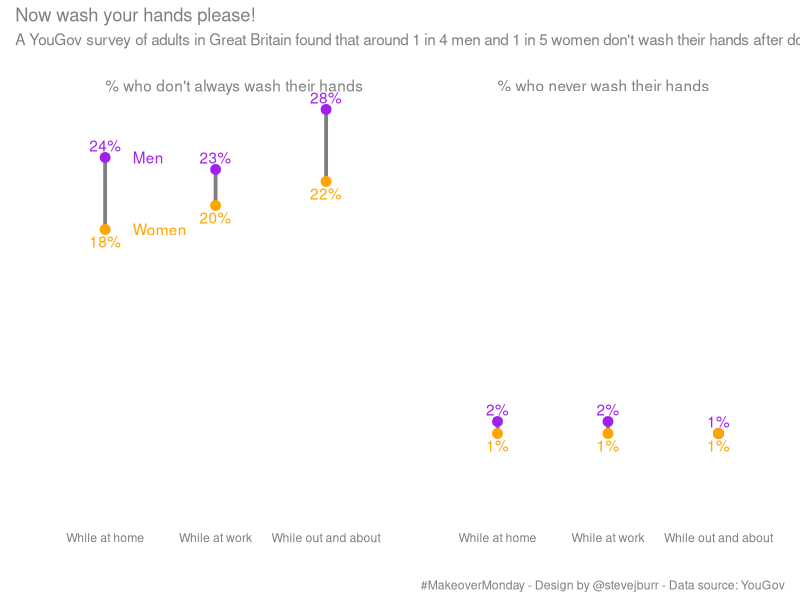
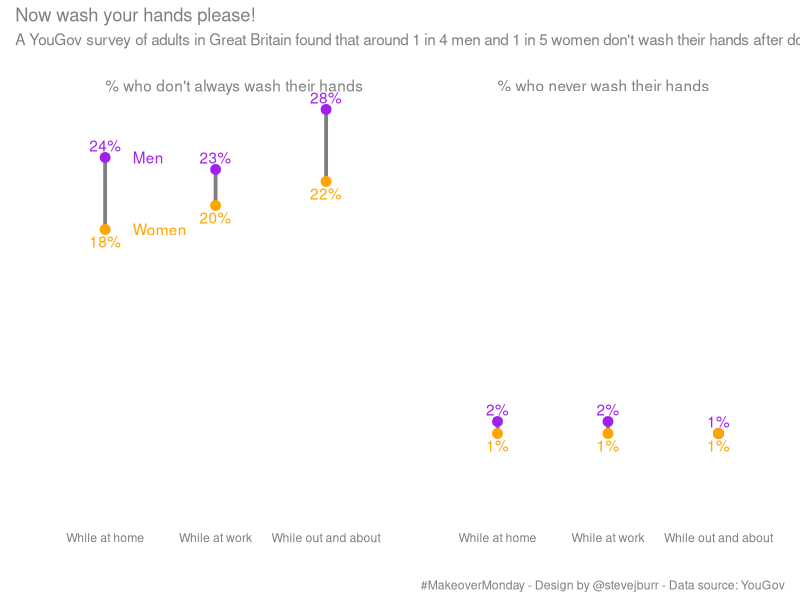

R code for these plots, in order:
library(tidyverse)
library(patchwork)
#data <- read_csv("Data.csv")

#use the full dataset shared by @statsninja which breaks out Not applicable
data <- readxl::read_xlsx("YouGov washing hands.xlsx")

#nb - these don't sum to 100 because Never includes NA
data %>% group_by(Location) %>% summarise_at(c("Male","Female"),sum)

#first, calculate NA
data %>% group_by(Location) %>% 
  filter(Response=="Not applicable - I do not have a bowel movement in this place") %>%
  summarise_at(c("Male","Female"),sum) -> NAs

colnames(NAs) <- c("Location","MaleNA","FemaleNA")

#join on NAs and take away from Never

data %>% 
  left_join(NAs) %>% 
  mutate(Male=if_else(Response=="Never",Male-MaleNA,Male),
         Female=if_else(Response=="Never",Female-FemaleNA,Female)) -> data

#Show always and never by gender

data %>% filter(Response == "Always") -> always

data %>% filter(Response == "Never") -> never

always %>%
  mutate(Male=1-Male,Female=1-Female) %>% #show % who don't always wash their hands
  ggplot() +
  geom_segment(aes(x=Location,xend=Location,y=Male,yend=Female),colour="grey50",size=1.3)+
  geom_point(aes(x=Location,y=Male),colour="purple",size=3) +
  geom_point(aes(x=Location,y=Female),colour="orange",size=3) +
  geom_text(aes(x=Location,y=Female,label=scales::percent_format(accuracy=1)(Female)),colour="orange",nudge_y = -0.01)+
  geom_text(aes(x=Location,y=Male,label=scales::percent_format(accuracy=1)(Male)),colour="purple",nudge_y = +0.01)+
  annotate("text",x=1,y=0.3,label="% who don't always wash their hands",colour="grey50",hjust="left")+
  annotate("text",x=1.25,y=0.24,label="Men",colour="purple",hjust="left")+
  annotate("text",x=1.25,y=0.18,label="Women",colour="orange",hjust="left")+
  scale_y_continuous("",labels=NULL,limits=c(-0.05,0.3))+
  scale_x_discrete("")+
  theme_minimal() +
  theme(panel.grid=element_blank(),
        text=element_text(colour="grey50"),
        axis.title = element_text(colour="grey50"),
        axis.text = element_text(colour="grey50")) -> left_plot

never %>%
  ggplot() +
  geom_segment(aes(x=Location,xend=Location,y=Male,yend=Female),colour="grey50",size=1.3)+
  geom_point(aes(x=Location,y=Male),colour="purple",size=3) +
  geom_point(aes(x=Location,y=Female),colour="orange",size=3) +
  geom_text(aes(x=Location,y=Female,label=scales::percent_format(accuracy=1)(Female)),colour="orange",nudge_y = -0.01)+
  geom_text(aes(x=Location,y=Male,label=scales::percent_format(accuracy=1)(Male)),colour="purple",nudge_y = +0.01)+
  annotate("text",x=1,y=0.3,label="% who never wash their hands",colour="grey50",hjust="left")+
  scale_y_continuous("",labels=NULL,limits=c(-0.05,0.3))+
  scale_x_discrete("")+
  theme_minimal() +
  theme(panel.grid=element_blank(),
        text=element_text(colour="grey50"),
        axis.title = element_text(colour="grey50"),
        axis.text = element_text(colour="grey50")) -> right_plot

left_plot + right_plot +
  plot_annotation(title = "Now wash your hands please!",
                  subtitle="A YouGov survey of adults in Great Britain found that around 1 in 4 men and 1 in 5 women don't wash their hands after doing a poo",
                                       caption="#MakeoverMonday - Design by @stevejburr - Data source: YouGov",
                                       theme=theme(text=element_text(colour="grey50")))


ggsave("plot.png",height=8,width=10)
